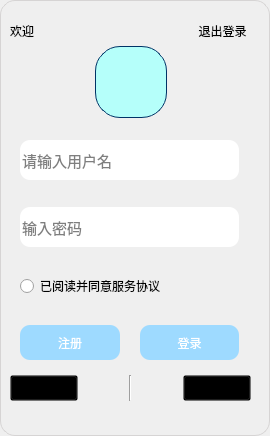
<?xml version="1.0" encoding="UTF-8"?>
<ui version="4.0">
 <class>DLogin</class>
 <widget class="QDialog" name="DLogin">
  <property name="geometry">
   <rect>
    <x>0</x>
    <y>0</y>
    <width>270</width>
    <height>436</height>
   </rect>
  </property>
  <property name="windowTitle">
   <string>Dialog</string>
  </property>
  <property name="styleSheet">
   <string notr="true">QDialog {
    border: 1px solid #D6D4D4; 
	border-radius: 15px;
}

QToolButton{
	background-color: rgba(0, 0, 0,0);
	border: none;
}


QLabel#profile_label{
	background-color: rgb(255, 255, 255);
	border-radius: 45px;
}

QLineEdit{
	border: none;
	border-radius: 10px;
}

QPushButton{
	background-color: rgba(0, 0, 0, 0);
}

QPushButton#loginBtn{
	background-color: rgb(158, 218, 255);
	color: rgb(255, 255, 255);
	border: none;
	border-radius: 10px;
}

QPushButton#registerBtn{
	background-color: rgb(158, 218, 255);
	color: rgb(255, 255, 255);
	border: none;
	border-radius: 10px;
}</string>
  </property>
  <widget class="QWidget" name="center_widget" native="true">
   <property name="geometry">
    <rect>
     <x>10</x>
     <y>20</y>
     <width>241</width>
     <height>381</height>
    </rect>
   </property>
   <property name="sizePolicy">
    <sizepolicy hsizetype="Preferred" vsizetype="Expanding">
     <horstretch>0</horstretch>
     <verstretch>0</verstretch>
    </sizepolicy>
   </property>
   <layout class="QVBoxLayout" name="verticalLayout" stretch="1,2,6,0">
    <property name="spacing">
     <number>5</number>
    </property>
    <property name="leftMargin">
     <number>0</number>
    </property>
    <property name="topMargin">
     <number>0</number>
    </property>
    <property name="rightMargin">
     <number>0</number>
    </property>
    <property name="bottomMargin">
     <number>0</number>
    </property>
    <item>
     <layout class="QHBoxLayout" name="horizontalLayout_1">
      <item>
       <widget class="QLabel" name="statusLabel">
        <property name="text">
         <string>欢迎</string>
        </property>
       </widget>
      </item>
      <item>
       <widget class="QToolButton" name="exit_toolButton">
        <property name="text">
         <string>退出登录</string>
        </property>
        <property name="icon">
         <iconset theme="QIcon::ThemeIcon::EditClear"/>
        </property>
        <property name="iconSize">
         <size>
          <width>24</width>
          <height>24</height>
         </size>
        </property>
       </widget>
      </item>
     </layout>
    </item>
    <item>
     <layout class="QHBoxLayout" name="horizontalLayout_2">
      <item>
       <spacer name="horizontalSpacer_2">
        <property name="orientation">
         <enum>Qt::Orientation::Horizontal</enum>
        </property>
        <property name="sizeHint" stdset="0">
         <size>
          <width>40</width>
          <height>20</height>
         </size>
        </property>
       </spacer>
      </item>
      <item>
       <widget class="QPushButton" name="avatar_pushButton">
        <property name="styleSheet">
         <string notr="true">QPushButton {
    color: #003366;
    background-color: #B5FFFA;  
    border: 1px solid #003366; 
    border-radius: 25px; 
    padding: 10px;  
    width: 50px; 
    height: 50px;
    text-align: center; 
}
</string>
        </property>
        <property name="text">
         <string/>
        </property>
       </widget>
      </item>
      <item>
       <spacer name="horizontalSpacer">
        <property name="orientation">
         <enum>Qt::Orientation::Horizontal</enum>
        </property>
        <property name="sizeHint" stdset="0">
         <size>
          <width>40</width>
          <height>20</height>
         </size>
        </property>
       </spacer>
      </item>
     </layout>
    </item>
    <item>
     <layout class="QVBoxLayout" name="horizontalLayout_3">
      <property name="spacing">
       <number>10</number>
      </property>
      <item>
       <widget class="QWidget" name="loginwidget" native="true">
        <widget class="QWidget" name="verticalLayoutWidget">
         <property name="geometry">
          <rect>
           <x>10</x>
           <y>10</y>
           <width>219</width>
           <height>298</height>
          </rect>
         </property>
         <layout class="QVBoxLayout" name="verticalLayout_2">
          <property name="spacing">
           <number>20</number>
          </property>
          <item>
           <widget class="QLineEdit" name="username">
            <property name="minimumSize">
             <size>
              <width>0</width>
              <height>40</height>
             </size>
            </property>
            <property name="font">
             <font>
              <pointsize>11</pointsize>
             </font>
            </property>
            <property name="placeholderText">
             <string>请输入用户名</string>
            </property>
           </widget>
          </item>
          <item>
           <widget class="QLineEdit" name="password">
            <property name="minimumSize">
             <size>
              <width>0</width>
              <height>40</height>
             </size>
            </property>
            <property name="font">
             <font>
              <pointsize>11</pointsize>
             </font>
            </property>
            <property name="placeholderText">
             <string>输入密码</string>
            </property>
           </widget>
          </item>
          <item>
           <widget class="QRadioButton" name="radioButton">
            <property name="text">
             <string>已阅读并同意服务协议</string>
            </property>
           </widget>
          </item>
          <item>
           <layout class="QHBoxLayout" name="horizontalLayout">
            <item>
             <widget class="QPushButton" name="registerBtn">
              <property name="enabled">
               <bool>false</bool>
              </property>
              <property name="minimumSize">
               <size>
                <width>0</width>
                <height>35</height>
               </size>
              </property>
              <property name="text">
               <string>注册</string>
              </property>
             </widget>
            </item>
            <item>
             <widget class="QPushButton" name="loginBtn">
              <property name="enabled">
               <bool>false</bool>
              </property>
              <property name="minimumSize">
               <size>
                <width>0</width>
                <height>35</height>
               </size>
              </property>
              <property name="text">
               <string>登录</string>
              </property>
             </widget>
            </item>
           </layout>
          </item>
          <item>
           <widget class="QPushButton" name="login_pushButton_2">
            <property name="enabled">
             <bool>false</bool>
            </property>
            <property name="minimumSize">
             <size>
              <width>0</width>
              <height>35</height>
             </size>
            </property>
            <property name="text">
             <string>注册</string>
            </property>
           </widget>
          </item>
         </layout>
        </widget>
       </widget>
      </item>
     </layout>
    </item>
    <item>
     <layout class="QHBoxLayout" name="horizontalLayout_4">
      <property name="spacing">
       <number>51</number>
      </property>
      <item>
       <widget class="QPushButton" name="resiger_pushButton">
        <property name="text">
         <string>更多信息</string>
        </property>
       </widget>
      </item>
      <item>
       <widget class="Line" name="line">
        <property name="orientation">
         <enum>Qt::Orientation::Vertical</enum>
        </property>
       </widget>
      </item>
      <item>
       <widget class="QPushButton" name="forget_pushButton">
        <property name="text">
         <string>忘记密码</string>
        </property>
       </widget>
      </item>
     </layout>
    </item>
   </layout>
  </widget>
 </widget>
 <tabstops>
  <tabstop>avatar_pushButton</tabstop>
  <tabstop>username</tabstop>
  <tabstop>password</tabstop>
  <tabstop>radioButton</tabstop>
  <tabstop>registerBtn</tabstop>
  <tabstop>loginBtn</tabstop>
  <tabstop>resiger_pushButton</tabstop>
  <tabstop>forget_pushButton</tabstop>
  <tabstop>login_pushButton_2</tabstop>
  <tabstop>exit_toolButton</tabstop>
 </tabstops>
 <resources/>
 <connections/>
</ui>
